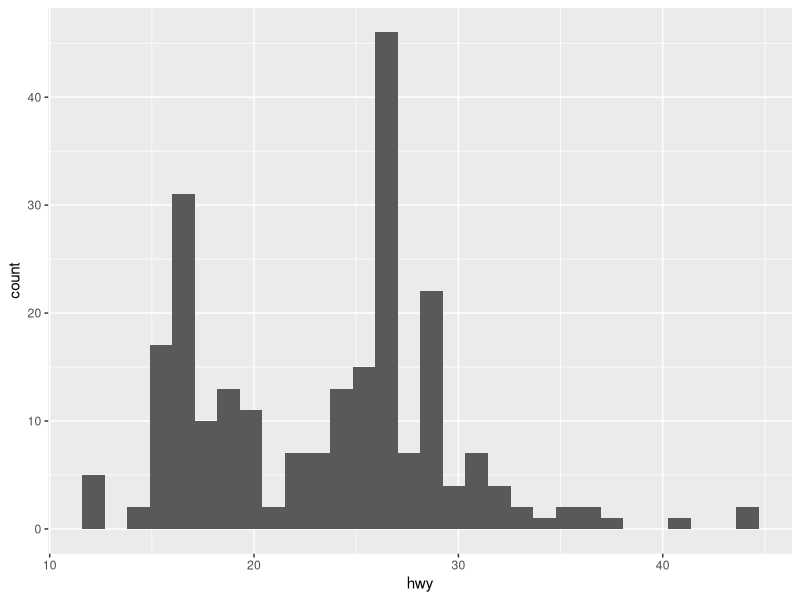
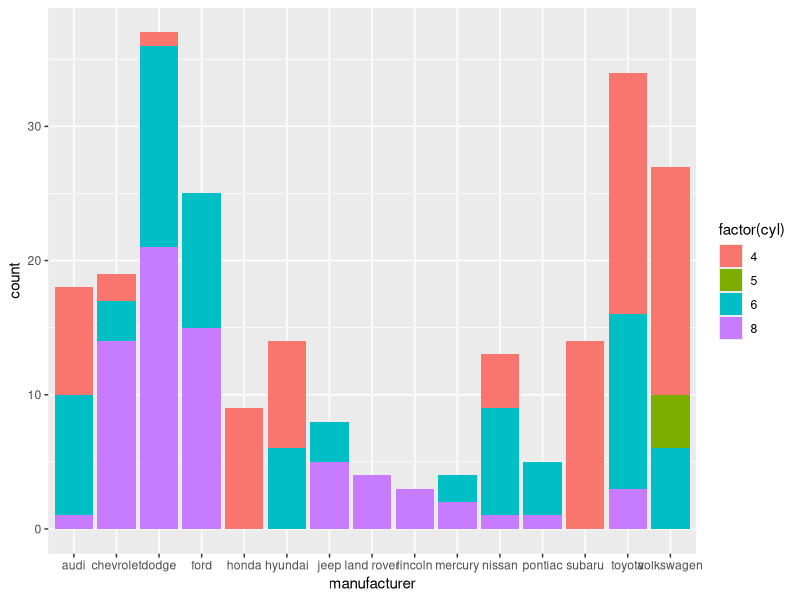
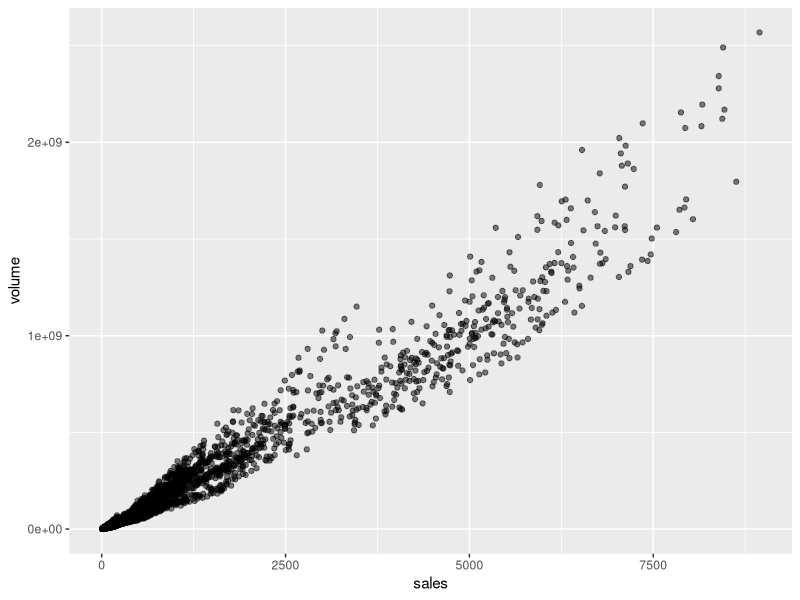
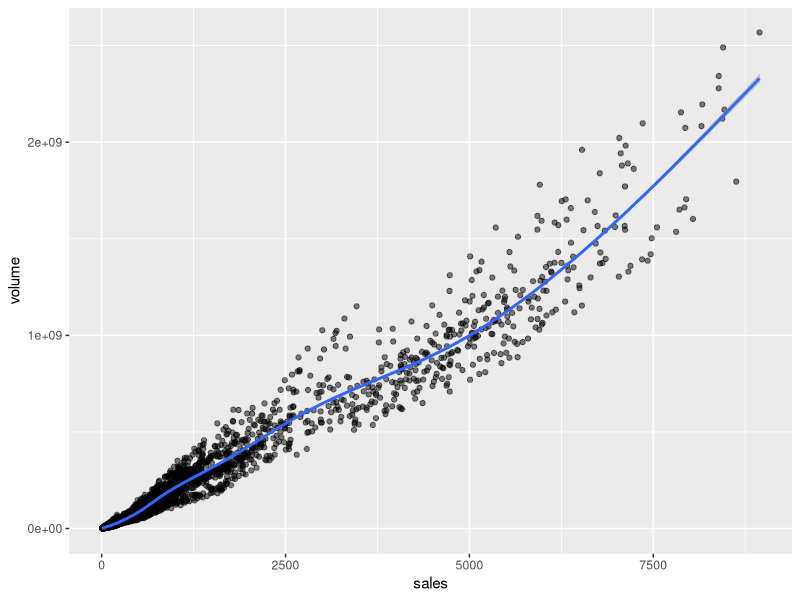

Source code (R) for these figures, in order:
## ---- chunk 1
setwd("G:/Meu Drive/5. Cursos/Programacao/Curso R Udemy/bootcampR")

rm(list = ls())

library(tidyverse)
library(ggthemes)

## ---- chunk 2
head(mpg)
## ---- chunk 3
ggplot(mpg) +
  aes(x = hwy) +
  geom_histogram()
## ---- chunk 4
ggplot(mpg) +
  aes(x = manufacturer, fill = factor(cyl)) +
  geom_bar()
## ---- chunk 5
head(txhousing)
## ---- chunk 6
ggplot(txhousing) +
  aes(x = sales, y = volume) +
  geom_point(alpha = 0.5)
## ---- chunk 7
ggplot(txhousing) +
  aes(x = sales, y = volume) +
  geom_point(alpha = 0.5) +
  geom_smooth()
